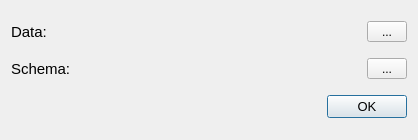
<?xml version="1.0" encoding="UTF-8"?>
<ui version="4.0">
 <class>OpenTable</class>
 <widget class="QDialog" name="OpenTable">
  <property name="geometry">
   <rect>
    <x>0</x>
    <y>0</y>
    <width>418</width>
    <height>140</height>
   </rect>
  </property>
  <property name="sizePolicy">
   <sizepolicy hsizetype="Fixed" vsizetype="Fixed">
    <horstretch>0</horstretch>
    <verstretch>0</verstretch>
   </sizepolicy>
  </property>
  <property name="minimumSize">
   <size>
    <width>418</width>
    <height>140</height>
   </size>
  </property>
  <property name="maximumSize">
   <size>
    <width>418</width>
    <height>140</height>
   </size>
  </property>
  <property name="windowTitle">
   <string>Open Table</string>
  </property>
  <property name="windowIcon">
   <iconset resource="../../resources/resources.qrc">
    <normaloff>:/rec/ico/open-folder.ico</normaloff>:/rec/ico/open-folder.ico</iconset>
  </property>
  <layout class="QVBoxLayout" name="verticalLayout">
   <item>
    <layout class="QHBoxLayout" name="horizontalLayout2">
     <item>
      <widget class="QLabel" name="dataLabel">
       <property name="sizePolicy">
        <sizepolicy hsizetype="Expanding" vsizetype="Preferred">
         <horstretch>0</horstretch>
         <verstretch>0</verstretch>
        </sizepolicy>
       </property>
       <property name="maximumSize">
        <size>
         <width>350</width>
         <height>16777215</height>
        </size>
       </property>
       <property name="font">
        <font>
         <pointsize>11</pointsize>
         <bold>false</bold>
        </font>
       </property>
       <property name="text">
        <string>Data:</string>
       </property>
      </widget>
     </item>
     <item>
      <widget class="QToolButton" name="dataToolButton">
       <property name="maximumSize">
        <size>
         <width>40</width>
         <height>16777215</height>
        </size>
       </property>
       <property name="text">
        <string>...</string>
       </property>
       <property name="icon">
        <iconset resource="../../resources/resources.qrc">
         <normaloff>:/rec/ico/upload-file.ico</normaloff>:/rec/ico/upload-file.ico</iconset>
       </property>
       <property name="iconSize">
        <size>
         <width>24</width>
         <height>24</height>
        </size>
       </property>
      </widget>
     </item>
    </layout>
   </item>
   <item>
    <layout class="QHBoxLayout" name="horizontalLayout">
     <item>
      <widget class="QLabel" name="schemaLabel">
       <property name="sizePolicy">
        <sizepolicy hsizetype="Expanding" vsizetype="Preferred">
         <horstretch>0</horstretch>
         <verstretch>0</verstretch>
        </sizepolicy>
       </property>
       <property name="maximumSize">
        <size>
         <width>350</width>
         <height>16777215</height>
        </size>
       </property>
       <property name="font">
        <font>
         <pointsize>11</pointsize>
        </font>
       </property>
       <property name="text">
        <string>Schema:</string>
       </property>
      </widget>
     </item>
     <item>
      <widget class="QToolButton" name="schemaToolButton">
       <property name="maximumSize">
        <size>
         <width>40</width>
         <height>16777215</height>
        </size>
       </property>
       <property name="text">
        <string>...</string>
       </property>
       <property name="icon">
        <iconset resource="../../resources/resources.qrc">
         <normaloff>:/rec/ico/upload-file.ico</normaloff>:/rec/ico/upload-file.ico</iconset>
       </property>
       <property name="iconSize">
        <size>
         <width>24</width>
         <height>24</height>
        </size>
       </property>
      </widget>
     </item>
    </layout>
   </item>
   <item>
    <layout class="QHBoxLayout" name="horizontalLayout3">
     <item>
      <spacer name="horizontalSpacer">
       <property name="orientation">
        <enum>Qt::Horizontal</enum>
       </property>
       <property name="sizeHint" stdset="0">
        <size>
         <width>40</width>
         <height>20</height>
        </size>
       </property>
      </spacer>
     </item>
     <item>
      <widget class="QPushButton" name="okButton">
       <property name="font">
        <font>
         <pointsize>10</pointsize>
        </font>
       </property>
       <property name="text">
        <string>OK</string>
       </property>
      </widget>
     </item>
    </layout>
   </item>
  </layout>
 </widget>
 <resources>
  <include location="../../resources/resources.qrc"/>
 </resources>
 <connections/>
</ui>
